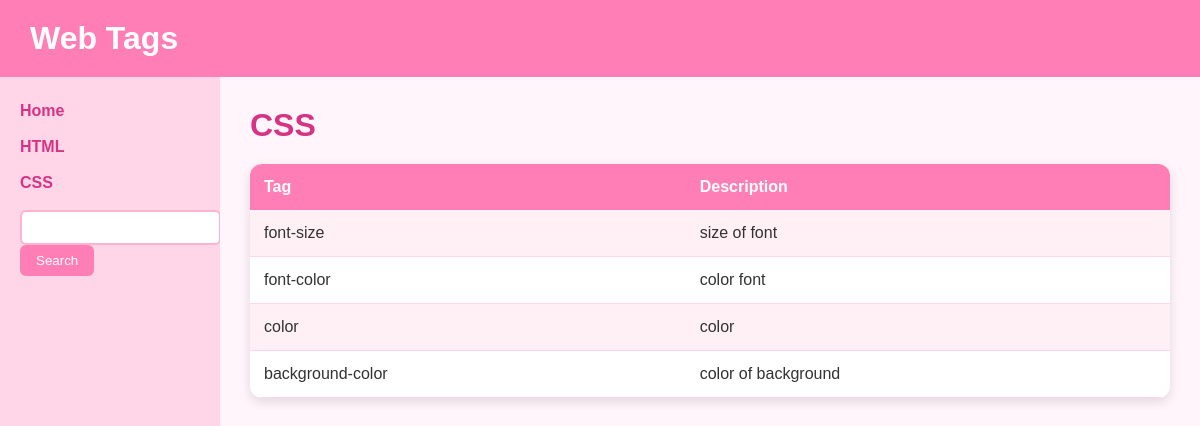
Page /tags/css on the earlier database version.
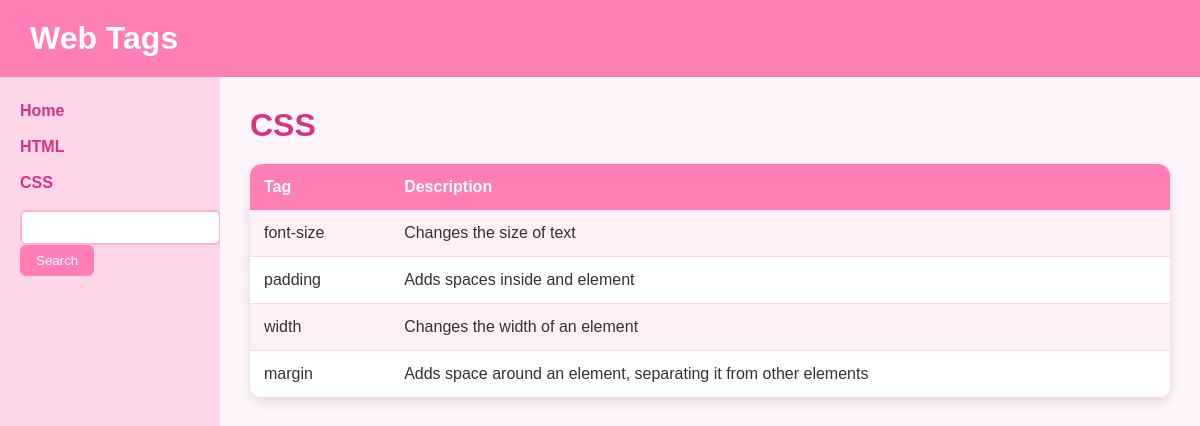
Same page on the later database version.
### tables this page shows
CREATE TABLE html_tags (id INTEGER PRIMARY KEY AUTOINCREMENT NOT NULL, type TEXT NOT NULL, tag TEXT NOT NULL, description TEXT NOT NULL);

### main.py (the view)
@app.route("/tags/<tag_type>")
def render_webpage(tag_type):
    title = tag_type.upper()
    tag_list = get_tags(tag_type)
    return render_template(
        "webtags.html",
        tags=tag_list,
        title=title,
        types=get_types(),
        order="asc"
    )

### main.py (called while the page is built)
def create_connection(db_file):
    try:
        connection = sqlite3.connect(db_file)
        return connection
    except Error as e:
        print(e)
    return None

def get_tags(tag_type):
    title = tag_type.upper()
    query = "SELECT tag, description FROM html_tags WHERE type=?"
    con = create_connection(DATABASE)
    cur = con.cursor()
    cur.execute(query, (title,))
    tag_list = cur.fetchall()
    con.close()
    print(tag_list)
    return tag_list

def get_types():
    con = create_connection(DATABASE)
    cur = con.cursor()
    query = "SELECT DISTINCT type FROM html_tags ORDER BY type ASC"
    cur.execute(query)
    records = cur.fetchall()
    print(records)
    for i in range(len(records)):
        records[i] = records[i][0]
    print(records)
    con.close()
    return records

### templates/webtags.html
{% extends "base.html" %}
{% block main %}
<h2>{{ title }}</h2>
<table>
    <tr>
        <th>
            <a href="/sort/{{ title }}?sort=tag&order={{ order }}">Tag</a>
        </th>
        <th>
            <a href="/sort/{{ title }}?sort=description&order={{ order }}">Description</a>
        </th>
    </tr>
    {% for tag in tags %}
    <tr>
        <td>{{ tag[0] }}</td>
        <td>{{ tag[1] }}</td>
    </tr>
    {% else %}
    <tr>
        <td colspan="2">No tags found.</td>
    </tr>
    {% endfor %}
</table>
{% endblock %}

### templates/base.html (shortened to what this page needs)
<!DOCTYPE html>
<html lang="en">
<head>
    <link type="text/css" rel="stylesheet" href="/static/css/style.css">
</head>
<body>
    <header>
        <h1>Web Tags</h1>
    </header>
    <nav>
        <ul>
            <li>
                <a href="/">Home</a>
            </li>
            <li>
                <a href="/tags/html">HTML</a>
            </li>
            <li>
                <a href="/tags/css">CSS</a>
            </li>
        </ul>
        <form method="POST" action="/search">
            <input type="text" name="search" id="search">
            <input type="submit" value="Search"
        </form>
    </nav>
    <main>
    {% block main %}{% endblock %}
    </main>
</body>
</html>

### static/css/style.css (style rules this page uses)
* { box-sizing: border-box; margin: 0; padding: 0; }
html, body { height: 100%; }
body { display: grid; grid-template-columns: 220px 1fr; grid-template-rows: auto 1fr; font-family: Arial, Helvetica, sans-serif; background-color: #fff5fa; color: #333; }
header { grid-column: 1 / -1; background: #ff7eb6; padding: 20px 30px; }
header h1 { color: white; font-size: 2rem; }
nav { background: #ffd6e8; padding: 25px 20px; }
nav ul { list-style: none; }
nav li { margin-bottom: 18px; }
nav a { color: #d63384; text-decoration: none; font-weight: bold; }
main { padding: 30px; background: #fff5fa; }
main h2 { color: #d63384; margin-bottom: 20px; font-size: 2rem; }
table { width: 100%; border-collapse: collapse; background: white; border-radius: 12px; overflow: hidden; box-shadow: 0 4px 12px rgba(0,0,0,0.12); }
th { background: #ff7eb6; color: white; padding: 14px; text-align: left; }
th a { color: white; text-decoration: none; }
td { padding: 14px; border-bottom: 1px solid #ffd6e8; }
tr:nth-child(even) { background: #fff0f6; }
form { margin-bottom: 20px; }
input[type="text"] { padding: 8px 10px; border: 2px solid #ffb3d1; border-radius: 6px; }
input[type="submit"] { padding: 8px 16px; background: #ff7eb6; color: white; border: none; border-radius: 6px; cursor: pointer; }

Differences in the rows shown:
changed html_tags "font-size": description "size of font" → "Changes the size of text"
changed html_tags: tag "font-color" → "padding"; description "color font" → "Adds spaces inside and element"
changed html_tags: tag "color" → "width"; description "color" → "Changes the width of an element"
changed html_tags: tag "background-color" → "margin"; description "color of background" → "Adds space around an element, separating it from other elements"
